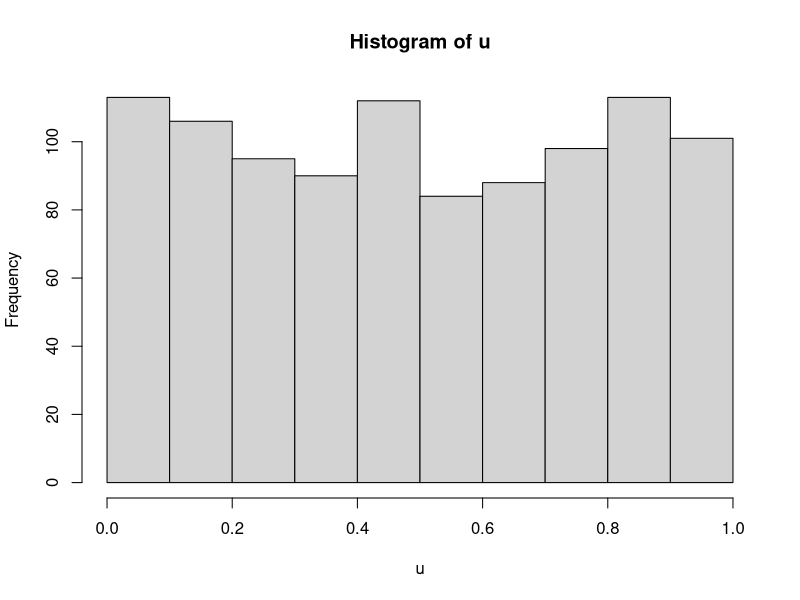
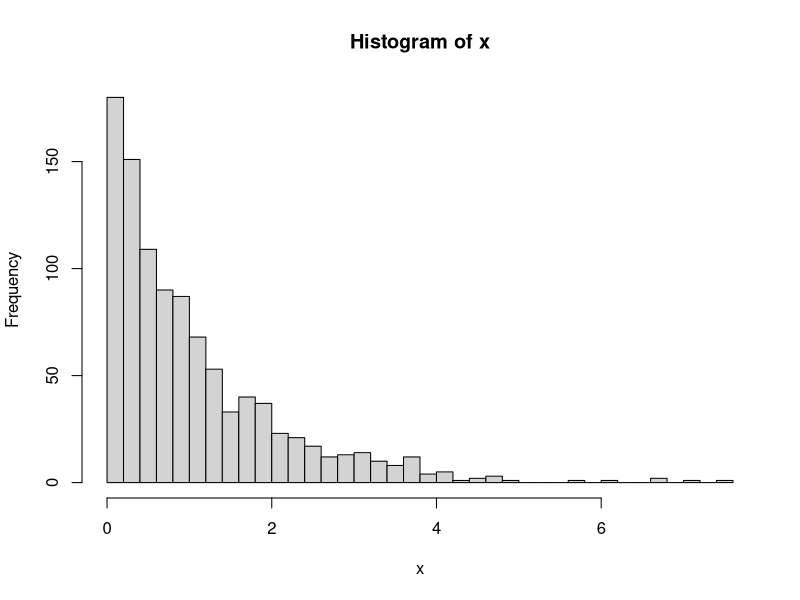
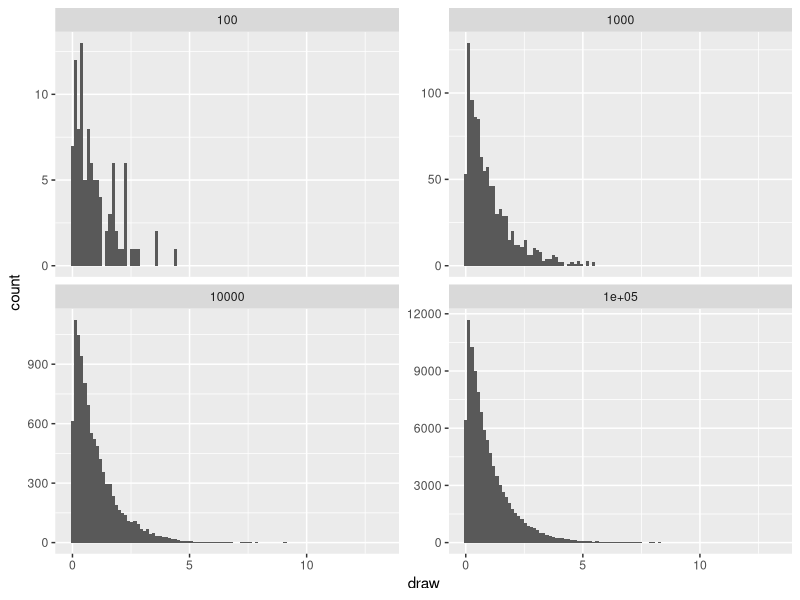
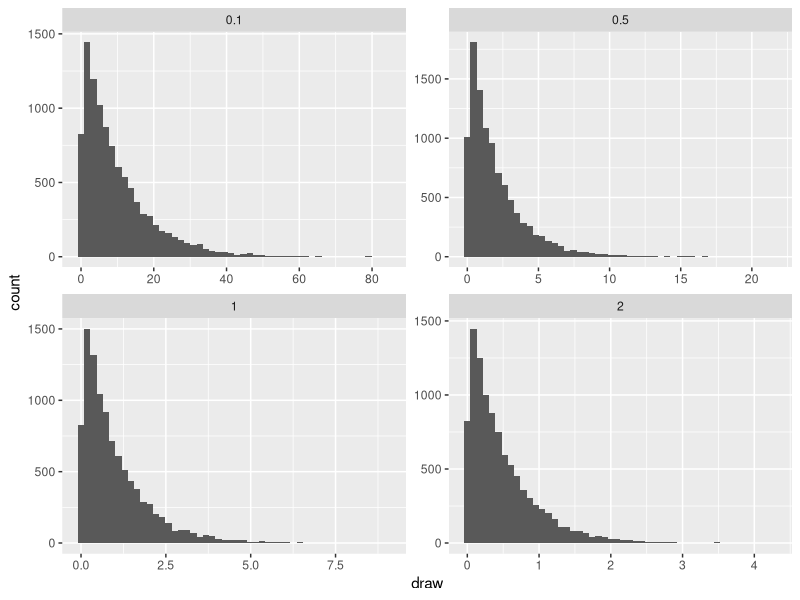
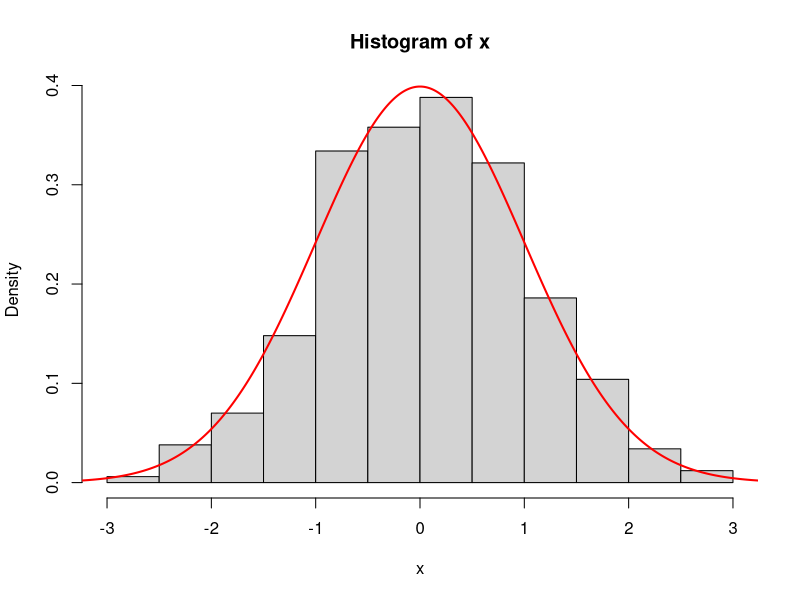
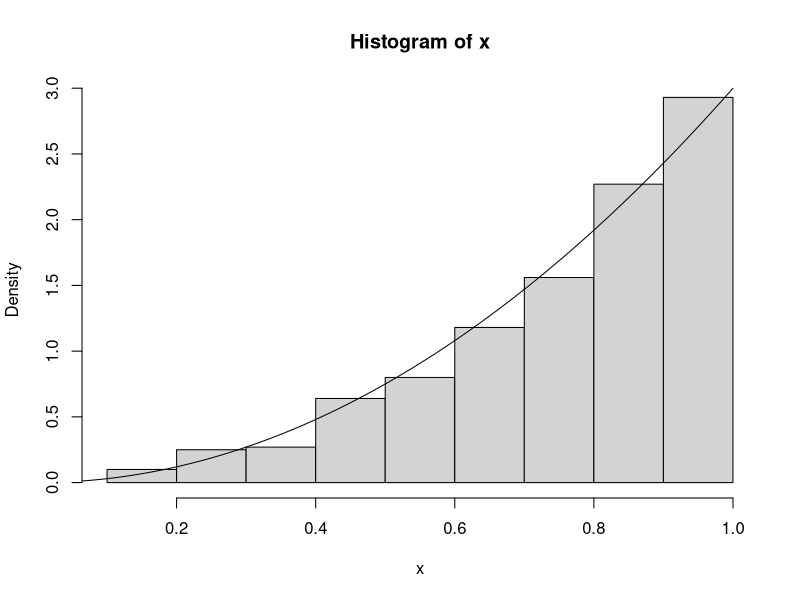
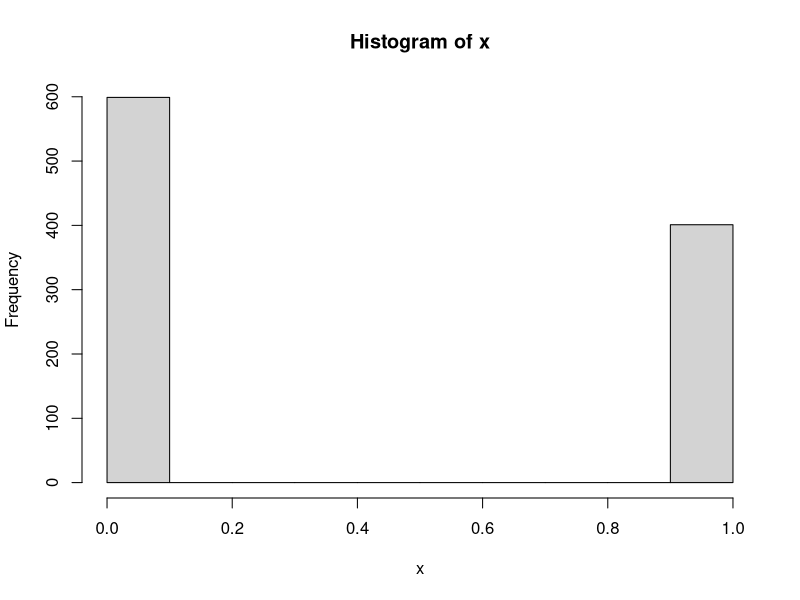
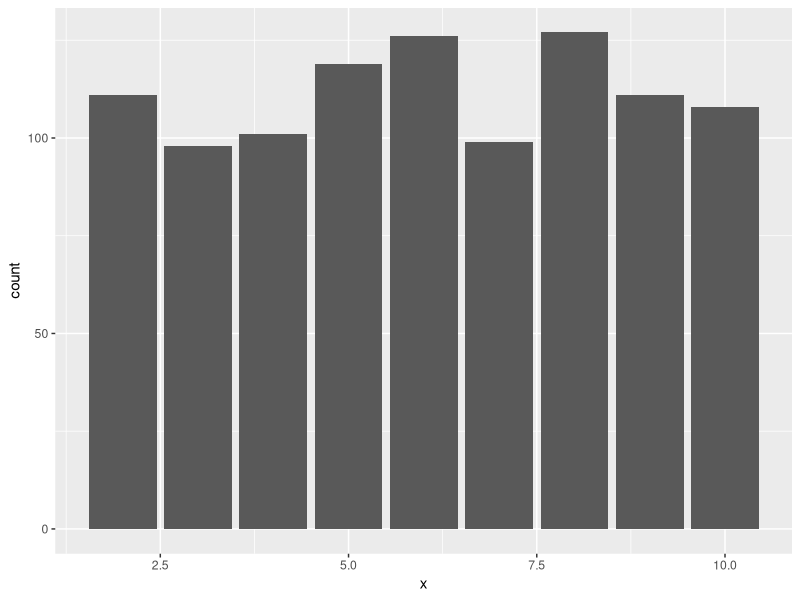

Recreate these plots in R, in order.
library(tidyverse)

# This script provides an introduction to methods for generating random values

########################
#### Random Uniform ####
########################

# this is the canonical distribution for random number generation

n <- 1000 # number of draws
u <- runif(n) # generate random uniform

# view histogram of results
hist(u)

# we can change the default min and max values on the uniform distribution
runif(n,min = 1, max = 100)


##########################
#### Inversion Method ####
##########################

## Exponential Distribution ----------------------------------------------------

n <- 1000  # number of draws
u <- runif(n) # generate random uniform
lambda <- 1   # choose a lambda value for the exponential distribution

# function to compute the inverse of CDF distribution
inverse_exp <- function(x){-(1/lambda)*log(x)}

x <- inverse_exp(u)  # Use inversion method to get random exponential values

hist(x,breaks = 50)  # view results

# Now write a function to generate random exponential values so that we can look 
# at different sample sizes and values for lambda
rand_exp <- function(n,lambda=1){
  u <- runif(n,0,1)
  x <- -(1/lambda)*log(u)
  return(x)
}

# look at simulating different sample sizes
tibble(n=c(100,1000,10000,100000)) %>% 
  mutate(draw=map(n,rand_exp)) %>% 
  unnest(draw) %>% 
  ggplot(aes(draw)) +
  geom_histogram(bins=100) +
  facet_wrap(~n,scales = "free_y")

# or for different lambda values
tibble(lambda=c(0.1,0.5,1,2)) %>% 
  mutate(draw=map(lambda,~rand_exp(n=10000,lambda = .))) %>% 
  unnest(draw) %>% 
  ggplot(aes(draw)) +
  geom_histogram(bins = 50) +
  facet_wrap(~lambda,scales = "free")

## Normal Distribution ---------------------------------------------------------

n <- 1000  # number of draws
u <- runif(n) # generate random uniform

# pass uniform values to inverse of normal (using the qnorm function)
x <- qnorm(u)

# plot a histogram of our samples
hist(x, freq = FALSE)
# add a standard normal density curve
densitySamps <- seq(-4, 4, by = 0.01)
lines(densitySamps, dnorm(densitySamps), lwd = 2, col = "red")


## Example distribution --------------------------------------------------------

# This is a hypothetical distribution where the inverse function is x^(1/3)

n <- 1000  # number of draws
u <- runif(n) # generate random uniform
x <- u^(1/3) # use inversion method
hist(x, prob = TRUE) #density histogram of sample
y <- seq(0, 1, .01)
lines(y, 3*y^2)#density curve f(x)


## Bernoulli Distribution ------------------------------------------------------

n <- 1000  # number of draws
u <- runif(n) # generate random uniform

p <- 0.4 # Bernoulli(p = 4)

# F(0) = 1-p so inverse is F^-1(u) = 1 if u > 1-p = 0.6
# convert to results of bernouli trials
x <- as.integer(u > (1-p))

hist(x)


## Discrete Uniform ------------------------------------------------------------

n <- 1000  # number of draws
u <- runif(n) # generate random uniform
a <- 2  # min value
b <- 10  # max value
m <- length(a:b) # number of discrete values in domain

# compute inversion
x <- floor(m*u)+a

# view results
ggplot(data.frame(x),aes(x)) +
  geom_bar()


## Discrete non-uniform --------------------------------------------------------

n <- 1000  # number of draws
u <- runif(n) # generate random uniform
vals <- c("a","b","c","d") # values to draw from
probs <-  c(.4,.3,.2,.1)   # probability values to draw with

# cumulative sums for the lookup table 
cut_points <- c(0,cumsum(probs))

# now use cut function to split up u by the corresponding cut points and then 
# draw the associated vals for labels
x <- cut(x = u, breaks = cut_points,labels = vals)

# plot results
ggplot(data.frame(x),aes(x)) +
  geom_bar()


#########################################
#### Alias / Square Histogram Method ####
#########################################

# In R this can be done relatively easily with the sample function

x <- sample(c("a","b","c","d"), size = n, replace = TRUE, prob = c(.4,.3,.2,.1))

# see here
?sample




############################
#### Rejection Sampling ####
############################

## Simulate from beta distribution

# Note this Example - from statistical computing in R (Rizzo) - pg
# here we want to sample from a beta distribution

n <- 1000 # number of values to generate
k <- 0 # counter for number of accepted values
j <- 0 # counter for current iterations
y <- numeric(n)

# Note the beta density is given by f(x) = 6x(1-x), for this example we will
# us c = 6 and g(x) = 1 (i.e. the uniform density)

c <- 6
f <- function(x) 6*x*(1-x)
g <- function(x) 1

# remember we are going to draw random value x from g(x) (i.e., from unif(0,1)),
# and if that value x is such that f(x) / c*g(x) > u then we accept

while (k < n) {
  j <- j + 1  # iteration tracker to see how many total runs
  
  u <- runif(1) # generate random uniform for comparison
  
  x <- runif(1) #random variable from g we will consider accepting or rejecting
  
  # accept reject condition to check
  if (f(x)/(c*g(x)) > u) {
    
    # we accept x and add it to the vector y
    y[k] <- x
    # increase count
    k <- k + 1
  }
}

# plot results
hist(y)

# count number of rejections: total iterations - total values generated
j-k

#####
## note if we use 3/2 instead of 6 would require fewer rejections
#####

n <- 1000 # number of values to generate
k <- 0 # counter for number of accepted values
j <- 0 # counter for current iterations
y <- numeric(n)

c <- 3/2
f <- function(x) 6*x*(1-x)
g <- function(x) 1

while (k < n) {
  j <- j + 1  # iteration tracker to see how many total runs
  
  u <- runif(1) # generate random uniform for comparison
  
  x <- runif(1) #random variable from g we will consider accepting or rejecting
  
  # accept reject condition to check
  if (f(x)/(c*g(x)) > u) {
    
    # we accept x and add it to the vector y
    y[k] <- x
    # increase count
    k <- k + 1
  }
}

# plot results
hist(y)

# count number of rejections: total iterations - total values generated
j-k

################################
#### Monte-Carlo Simulation ####
################################

## Simulate Pi -----------------------------------------------------------------

# Number of random points to drop
trials <- 1000

# Build a tibble with the randompoints
random_points <- tibble(x=runif(n = trials,-1,1),      # draw random x coordinate
                        y=runif(n = trials,-1,1)) %>%  # draw random y coordiante
  mutate(dist=x^2+y^2) %>%                      # comute the distence from center
  mutate(in_circle=dist<=1)                     # identify points that fall in circle

# note what the trials set contains
random_points

# view where the random points fall
random_points %>% 
  ggplot(aes(x,y,color=in_circle)) +
  geom_point()

# compute estimate for pi
pi_est <- random_points %>% 
  summarise(pct_in=sum(in_circle)/n(),
            pi=pct_in*4)

pi_est$pi

# Notice how accuracy changes for different number of trials

random_points_2 <-tibble(num_trials=c(100,1000,10000,30000)) %>% 
  mutate(points=map(num_trials,~tibble(x=runif(n = .,-1,1),      
                                       y=runif(n = .,-1,1)) %>% 
                      mutate(dist=x^2+y^2) %>%
                      mutate(in_circle=dist<=1)))

random_points_2 %>% 
  unnest() %>% 
  group_by(num_trials) %>% 
  summarise(pi=4*sum(in_circle)/n())

# plot for different number of trials
random_points_2 %>% 
  unnest() %>% 
  ggplot(aes(x,y,color=in_circle)) +
  geom_point() +
  facet_wrap(~num_trials)


## Monte-Carlo Integration -----------------------------------------------------


